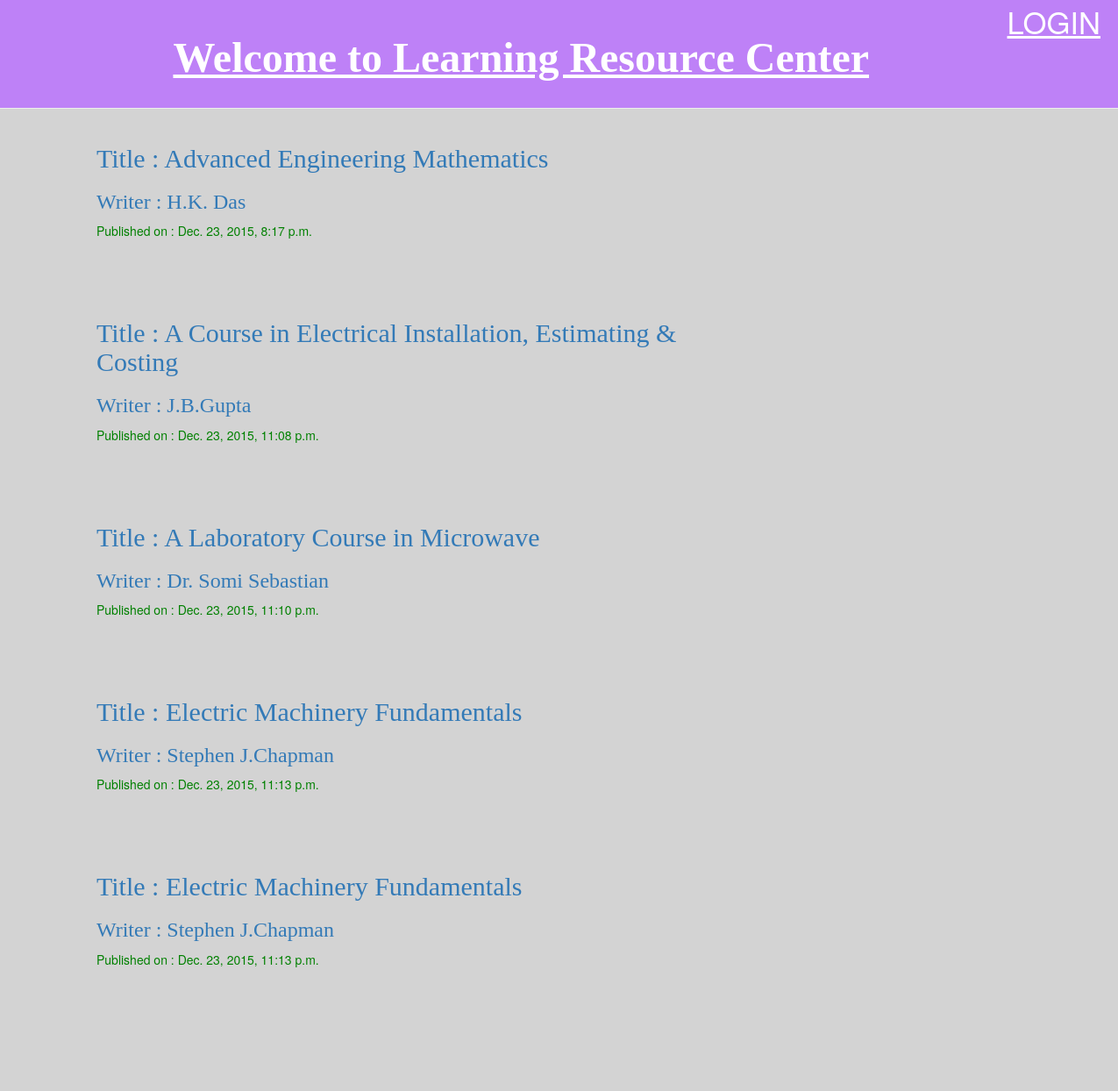
/lib/e/, run on the app's committed database.
### library/models.py (models this page shows, shortened)
class lib(models.Model):
    author = models.ForeignKey('auth.User')
    section = models.CharField(max_length=200, null = 'true')
    title = models.CharField(max_length=200)
    writer = models.CharField(max_length=200,default='')
    published_date = models.DateTimeField(
            blank=True, null=True)

### library/views.py (the view)
# urls.py: url(r'^lib/e/$', views.lib_e, name='lib_e'),
def lib_e(request):
    books = lib.objects.filter(published_date__lte=timezone.now()).order_by('published_date')
    return render(request, 'library/lib_list5.html', { 'books' : books })

### library/templates/library/lib_list5.html
			{% extends 'library/base.html' %}
			{% block content %}
			{%  for post in books %}
			{% if post.section == '5' %}
			<div class="content container">
			<div class="row">
			<div class="col-md-8">
			<div class="try">
				<h2><a href="">Title :  {{ post.title }}</a></h2>
				<h3><a href="">Writer : {{ post.writer }}</a></h3>
				<p>Published on : {{ post.published_date }}</p>
			</div>
			</div>
			</div>
			</div>
			{% endif %}
			{% endfor %}
			{% endblock %}

### library/static/css/library.css (style rules this page uses)
.content { margin-left: 40px; }
h1, h2, h3, h4 { font-family: 'Lobster', cursive; }
.try { margin-bottom: 70px; }

### library/templates/library/base.html (style rules this page uses)
body { background-color:lightgrey; }
h2 { color:blue; }
h3 { color:red; }
p { color:green; }

### data on the page
lib: title "Advanced Engineering Mathematics", writer "H.K. Das", published_date "Dec. 23, 2015, 8:17 p.m."
lib: title "A Course in Electrical Installation, Estimating & Costing", writer "J.B.Gupta", published_date "Dec. 23, 2015, 11:08 p.m."
lib: title "A Laboratory Course in Microwave", writer "Dr. Somi Sebastian", published_date "Dec. 23, 2015, 11:10 p.m."
lib: title "Electric Machinery Fundamentals", writer "Stephen J.Chapman", published_date "Dec. 23, 2015, 11:13 p.m."
lib: title "Electric Machinery Fundamentals", writer "Stephen J.Chapman", published_date "Dec. 23, 2015, 11:13 p.m."
